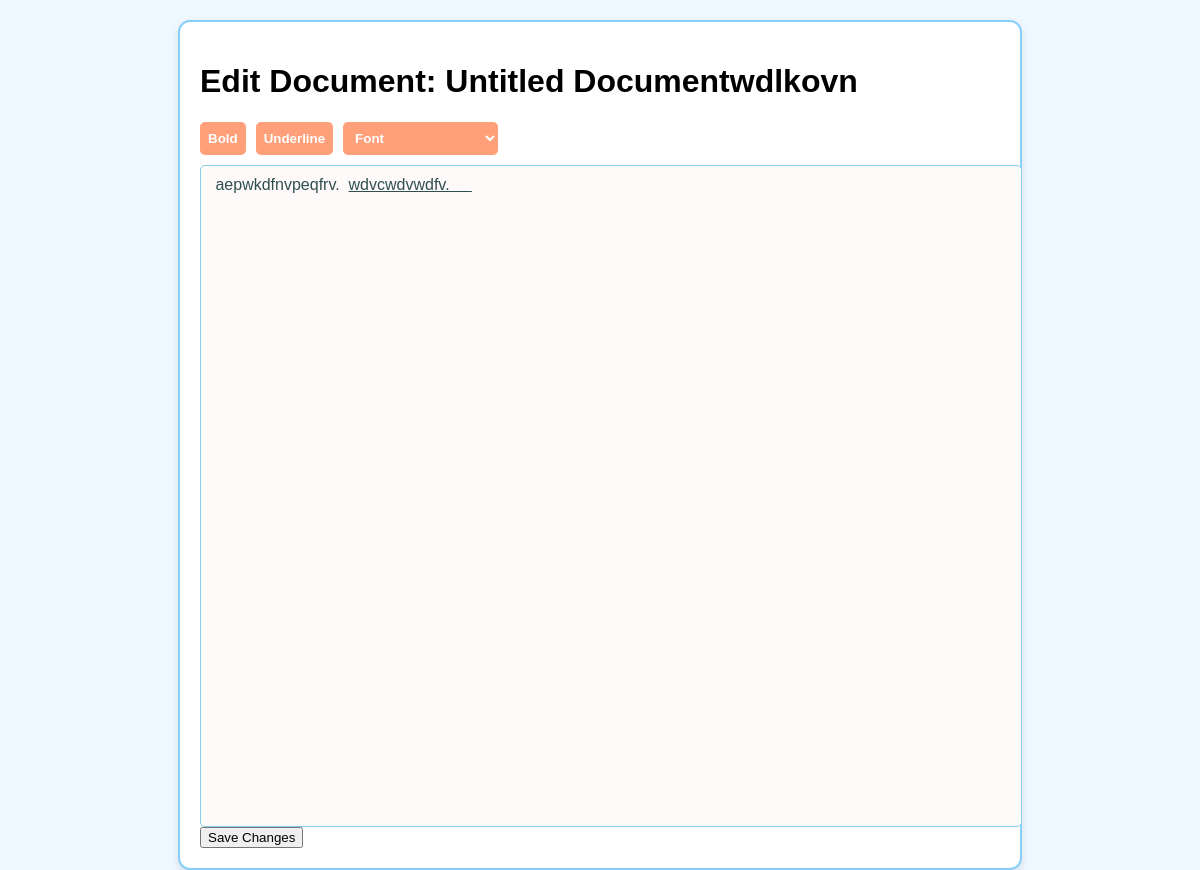
Page /edit/1/ on the committed database.
### myapp/models.py (models this page shows)
class Document(models.Model):
    title = models.CharField(max_length=255, default="Untitled Document")
    content = models.TextField(blank=True, default="")
    created_at = models.DateTimeField(auto_now_add=True)
    updated_at = models.DateTimeField(auto_now=True)
    version = models.PositiveIntegerField(default=0)

### myapp/views.py (the view)
# urls.py: path('edit/<int:document_id>/', views.edit_document, name='edit_document'),  # Edit document view
def edit_document(request, document_id):
    document = get_object_or_404(Document, id=document_id)
    if request.method == 'POST':
        document.content = request.POST.get('content')
        document.save()
        return redirect('dashboard')
    return render(request, 'edit_document.html', {'document': document})

### myapp/templates/edit_document.html (shortened to what this page needs)
<!DOCTYPE html>
<html lang="en">
<head>
</head>
<body>
    <div class="editor-container">
        <header>
            <h1>Edit Document: {{ document.title }}</h1>
        </header>
        <div class="toolbar">
            <button onclick="document.execCommand('bold', false, null)">Bold</button>
            <button onclick="document.execCommand('underline', false, null)">Underline</button>
            <select onchange="changeFont(this.value)">
                <option value="">Font</option>
            </select>
        </div>
        <div id="editor" class="editor" contenteditable="true">
            {{ document.content|safe }}
        </div>
        <form action="{% url 'save_document' document.id %}" method="post">
            <button type="submit" class="save-button" onclick="saveContent()">Save Changes</button>
        </form>
    </div>
</body>
</html>

### myapp/templates/edit_document.html (style rules this page uses)
body { font-family: Arial, sans-serif; margin: 0; padding: 0; display: flex; flex-direction: column; align-items: center; height: 100vh; background-color: #f0f8ff; }
.editor-container { width: 80%; max-width: 800px; margin: 20px auto; padding: 20px; background-color: #ffffff; border-radius: 12px; box-shadow: 0 4px 8px rgba(0, 0, 0, 0.1); border: 2px solid #87cefa; }
.toolbar { display: flex; justify-content: flex-start; gap: 10px; margin-bottom: 10px; }
.toolbar button, .toolbar select { padding: 8px; border: none; border-radius: 5px; background-color: #ffa07a; color: #ffffff; font-weight: bold; cursor: pointer; transition: background-color 0.3s ease; }
.editor { width: 100%; height: 80vh; border: 1px solid #87ceeb; border-radius: 5px; padding: 10px; outline: none; font-family: Arial, sans-serif; font-size: 16px; resize: none; overflow-y: auto; background-color: #fffafa; color: #2f4f4f; }

### rows in the picture
Document: title "Untitled Documentwdlkovn", content "aepwkdfnvpeqfrv. wdvcwdvwdfv."
